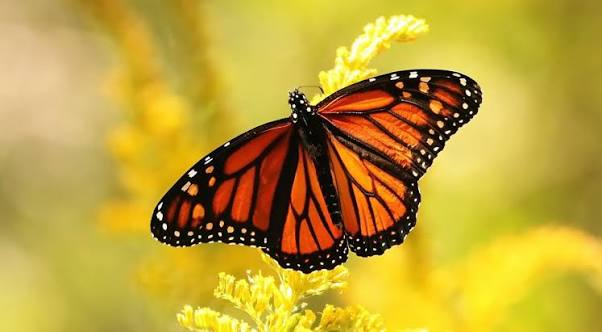
#> input picture input/butterfly.jpeg, 602 x 332 px
$ python main.py input/butterfly.jpeg
#> lines starting #> are read from the running program, lines starting #| are printed output that depends on the picture
### core/image_io.py
"""Load and save images as numpy arrays."""

from pathlib import Path

import numpy as np
from PIL import Image


def load_image(path: str | Path, gray: bool = False) -> np.ndarray:
    """Load an image as a float array in [0, 1] (H, W) or (H, W, 3)."""
#> called with gray = False
    img = Image.open(path).convert("L" if gray else "RGB")
#> img is the input picture: PIL image 602x332 RGB; mean R, G, B 189.1, 159.7, 56.3
    return np.asarray(img, dtype=np.float64) / 255.0

def save_image(image: np.ndarray, path: str | Path) -> None:
    """Save a float image in [0, 1] to disk."""
    path = Path(path)
    path.parent.mkdir(parents=True, exist_ok=True)
    data = (np.clip(image, 0.0, 1.0) * 255).round().astype(np.uint8)
    Image.fromarray(data).save(path)

# [5 lines left out: function to_display, not called in this run]

_HEAT_NEGATIVE = (0x2a, 0x78, 0xd6)  # blue
_HEAT_NEUTRAL = (0xf0, 0xef, 0xec)  # near white
_HEAT_POSITIVE = (0xd0, 0x3b, 0x3b)  # red


def _to_linear(srgb: np.ndarray) -> np.ndarray:
    """sRGB to linear light, so that blending two colors does not go muddy."""
    return np.where(srgb <= 0.04045, srgb / 12.92, ((srgb + 0.055) / 1.055) ** 2.4)

def _to_srgb(linear: np.ndarray) -> np.ndarray:
    return np.where(linear <= 0.0031308, linear * 12.92, 1.055 * linear ** (1 / 2.4) - 0.055)

# [28 lines left out: functions to_heatmap, draw_circles, not called in this run]

### core/filters.py
"""Basic image filters, implemented by hand with numpy."""

import numpy as np

from core.image_io import to_display

### CONVOLUTIONS

# [13 lines left out: functions convolve, convolve_channels, not called in this run]

### OPERATIONS

def downsample(image: np.ndarray):
    return image[::2, ::2]

### KERNELS

# [16 lines left out: functions gaussian_kernel, box_kernel, not called in this run]

# Sobel operators
D_x = np.array([[-1, 0, 1], [-2, 0, 2], [-1, 0, 1]], dtype=np.float64) / 8
D_y = D_x.T

# [5 lines left out: function derivative_of_gaussian_kernels, not called in this run]

### FILTERS

def to_grayscale(image: np.ndarray) -> np.ndarray:
    """Convert an RGB image to grayscale."""
    if image.ndim == 2:
        return image
    return image @ np.array([0.299, 0.587, 0.114])
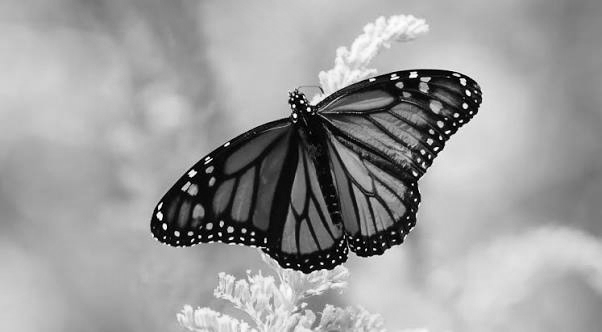
#> returned value: shape (332, 602) float64; min 0, max 0.999, mean 0.614
    # note : those weigths are choose because the eyes are not sensitive to every colors equally
    # so we cant simply take (R+G+B)/3

def box_blur(image: np.ndarray, size: int = 5) -> np.ndarray:
    """Average over a square window. Colors are kept: one channel at a time."""
    return convolve_channels(image, box_kernel(size))

# [120 lines left out: functions gaussian_blur, x_derivative, y_derivative, gradient_magnitude, derivative_of_gaussian, hessian and 6 more, not called in this run]

### main.py
"""Run an algorithm on an image from input/ and write the result to output/."""

import argparse
from functools import partial
from pathlib import Path

from core.filters import (
    gaussian_blur,
    gradient_magnitude,
    to_grayscale,
    x_derivative,
    y_derivative,
)
from core.blob_detection import blob_overlay
from core.edge_detection import edge_detection
from core.harris_corner_detection import harris_corner_detection_heatmap, harris_corner_overlay
from core.image_io import load_image, save_image

ALGORITHMS = {
    "grayscale": to_grayscale,
    "blur": gaussian_blur,
    "gradient_magnitude": lambda image: gradient_magnitude(image)[0],
    "edge_detection": edge_detection,
    "harris_corner_detection": harris_corner_overlay,
    "blob_detection": blob_overlay,
    "dx": x_derivative,
    "dy": y_derivative,
}


def main() -> None:
    parser = argparse.ArgumentParser(description=__doc__)
    parser.add_argument("image", type=Path, help="path to the input image")
    parser.add_argument("-a", "--algo", choices=ALGORITHMS, default="grayscale")
    parser.add_argument("-o", "--output-dir", type=Path, default=Path("output"))
    parser.add_argument(
        "-k",
        type=float,
        default=0.05,
        help="harris sensitivity, usually 0.04 to 0.06 (harris only)",
    )
    args = parser.parse_args()

    algorithm = ALGORITHMS[args.algo]
    suffix = ""
    if args.algo.startswith("harris"):
        algorithm = partial(algorithm, k=args.k)
        suffix = f"_k{args.k:g}"  # so two runs with different k do not collide

    image = load_image(args.image)
    result = algorithm(image)

    out_path = args.output_dir / f"{args.image.stem}_{args.algo}{suffix}.png"
    save_image(result, out_path)
    print(f"Saved {out_path}")


if __name__ == "__main__":
    main()

$ run again, on input/mandrill.jpeg
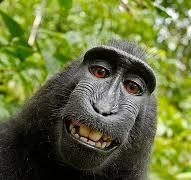
#> input picture input/mandrill.jpeg, 191 x 180 px
#> in load_image, img is the input picture: PIL image 191x180 RGB; mean R, G, B 104, 113.8, 60.5
#> in to_grayscale, `return image @ np.array([0.299, 0.587, 0.114])`:
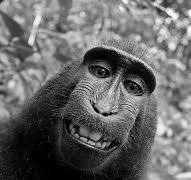
#> returned value: shape (180, 191) float64; min 0, max 0.999, mean 0.411

$ run again, on input/pinhole.jpeg
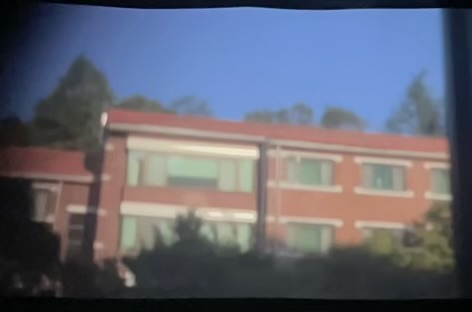
#> input picture input/pinhole.jpeg, 472 x 312 px
#> in load_image, img is the input picture: PIL image 472x312 RGB; mean R, G, B 99.1, 101.4, 114.7
#> in to_grayscale, `return image @ np.array([0.299, 0.587, 0.114])`:
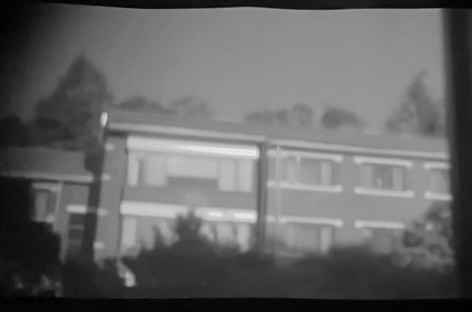
#> returned value: shape (312, 472) float64; min 0, max 0.921, mean 0.401
